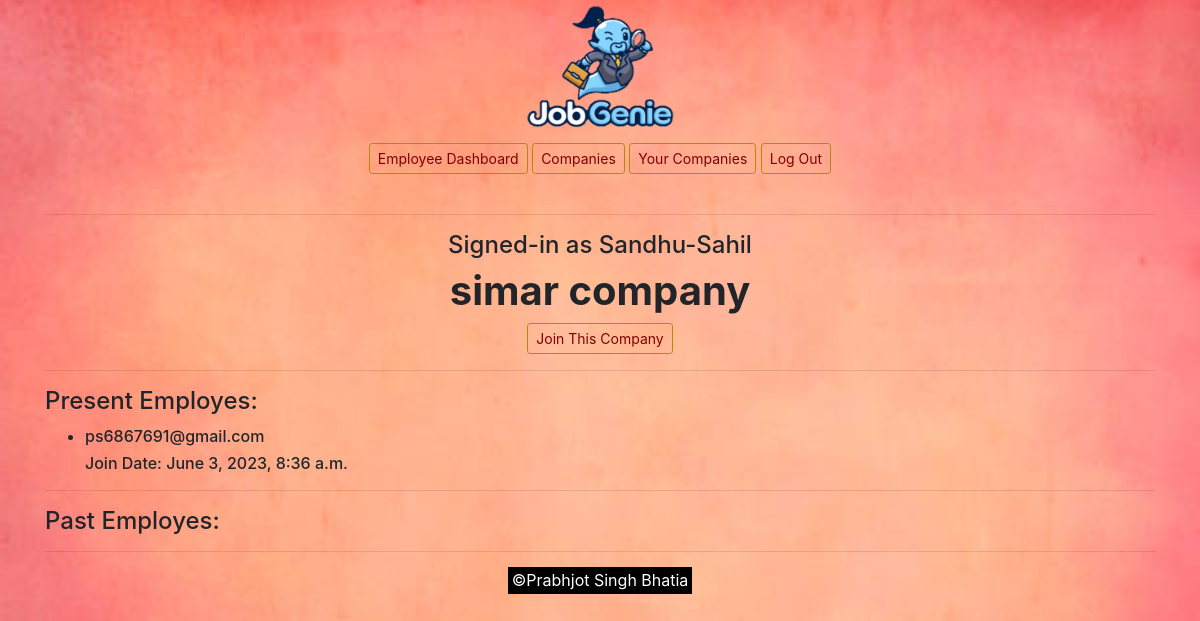
Page /company_dashboard/simar company (signed in) on the committed database.
### employment/models.py (models this page shows)
class User(AbstractUser):
    pass

class Company(models.Model):
    name = models.CharField(max_length=1000)
    creator = models.ForeignKey("User", on_delete=models.PROTECT)

class Employee(models.Model):
    user = models.ForeignKey("User", on_delete=models.PROTECT)
    company = models.ForeignKey("Company", on_delete=models.PROTECT, null=True)
    join_date = models.DateTimeField(auto_now_add = True)

### employment/views.py (the view)
# urls.py: path("company_dashboard/<str:id>", views.company_dashboard, name="company_dashboard"),
@login_required
def company_dashboard(request, id):
    comp = Company.objects.get(name = id)
    his  = History.objects.filter(company = Company.objects.get(name = id))
    emp = Employee.objects.filter(company = Company.objects.get(name = id))
    if Employee.objects.filter(user = request.user):
        emp2 = Employee.objects.get(user = request.user)
    else:
        emp2=None
    content = {
        'history' : his,
        'employee' : emp,
        'company' : comp,
        'employ':emp2
    }
    print(comp)
    return render(request, "employment/company_dashboard.html", content)

### employment/templates/employment/company_dashboard.html (shortened to what this page needs)
{% extends "employment/layout.html" %}
{% load static %}
{% block body %}
<div style="text-align:center;">
    <img src="/static/employment/logo.png" alt="logo" width="150px">
    <br>
    <a class="btn btn-sm btn-outline-primary" href="{% url 'employee' %}">Employee Dashboard</a>
    <a class="btn btn-sm btn-outline-primary" href="{% url 'company' %}">Companies</a>
    <a class="btn btn-sm btn-outline-primary" href="{% url 'your_company' %}">Your Companies</a>
    <a class="btn btn-sm btn-outline-primary" href="{% url 'logout' %}">Log Out</a>
    </div>
    <br>
    <hr>
    <h4 style="text-align: center;">Signed-in as {{ request.user }}</h4>
    <div style="text-align: center;">
        <h1 style="text-align: center;"><b>{{company.name}}</b></h1>
        {% if company.creator != request.user and employ.company != company %}
            <a class="btn btn-sm btn-outline-primary" href="{% url 'join_company' id=company.name %}">Join This Company</a>
        {% endif %}
    </div>
    <hr>
    <div>
        <h4>Present Employes:</h4>
        <ul>
        {% for employ in employee %}
        <li>
            <h6>{{employ.user}}</h6>
            <h6>Join Date: {{employ.join_date}}</h6>
        </li>
        {% endfor %}
        </ul>
    </div>
    <hr>
    <div>
        <h4>Past Employes:</h4>
    </div>
    <hr>
{% endblock %}

### employment/static/employment/styles.css (style rules this page uses)
body { background: fixed; background-image: url(/static/employment/bg.jpg); background-repeat: no-repeat; background-position: center; background-size: cover; }
.btn-outline-primary { color: maroon; border-color: darkgoldenrod; }

### rows in the picture
User: user "Sandhu-Sahil"
Company: name "simar company"
Employee: user "ps6867691@gmail.com", join_date "June 3, 2023, 8:36 a.m."
